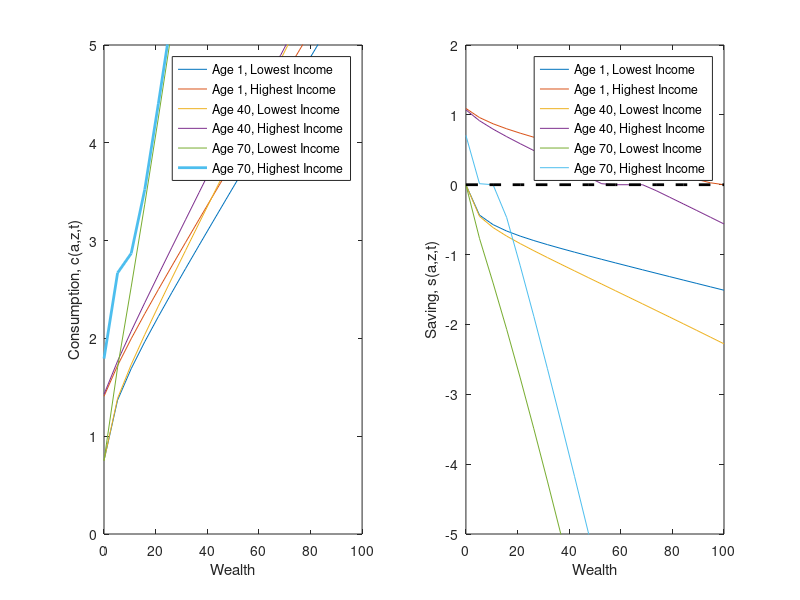

Source code (MATLAB):
% Lifecycle model
% written by Benjamin Moll
clear all; clc; close all;

tic

%--------------------------------------------------
%PARAMETERS
ga = 2;       % CRRA utility with parameter gamma
sig2 = (0.8)^2;  % sigma^2 O-U
Corr = exp(-0.9);  % persistence -log(Corr) O-U
rho = 0.05;   % discount rate
r = 0.035;
w = 1;

zmean = exp(sig2/2);

J=15;         % number of z points 
zmin = 0.75;   % Range z
zmax = 2.5;
amin = 0;    % borrowing constraint
amax = 100;    % range a
I=20;        % number of a points 

T=75;       %maximum age
N=300;      %number of age steps
%N=75;      %number of age steps
%N=10;      %number of age steps
dt=T/N;

%simulation parameters
maxit  = 100;     %maximum number of iterations in the HJB loop
crit = 10^(-10); %criterion HJB loop

%ORNSTEIN-UHLENBECK IN LOGS
the = -log(Corr);

%--------------------------------------------------
%VARIABLES 
a = linspace(amin,amax,I)';  %wealth vector
da = (amax-amin)/(I-1);      
z = linspace(zmin,zmax,J);   % productivity vector
dz = (zmax-zmin)/(J-1);
dz2 = dz^2;
aa = a*ones(1,J);
zz = ones(I,1)*z;

mu = -the.*z.*log(z)+sig2/2*z;   %DRIFT (FROM ITO'S LEMMA)
s2 = sig2.*z.^2;                   %VARIANCE (FROM ITO'S LEMMA)

%Finite difference approximation of the partial derivatives
Vaf = zeros(I,J);             
Vab = zeros(I,J);
Vzf = zeros(I,J);
Vzb = zeros(I,J);
Vzz = zeros(I,J);
c = zeros(I,J);

%CONSTRUCT MATRIX Aswitch SUMMARIZING EVOLUTION OF z
yy = - s2/dz2 - mu/dz;
chi =  s2/(2*dz2);
zeta = mu/dz + s2/(2*dz2);

%This will be the upperdiagonal of the matrix Aswitch
updiag=zeros(I,1); %This is necessary because of the peculiar way spdiags is defined.
for j=1:J
    updiag=[updiag;repmat(zeta(j),I,1)];
end

%This will be the center diagonal of the matrix Aswitch
centdiag=repmat(chi(1)+yy(1),I,1);
for j=2:J-1
    centdiag=[centdiag;repmat(yy(j),I,1)];
end
centdiag=[centdiag;repmat(yy(J)+zeta(J),I,1)];

%This will be the lower diagonal of the matrix Aswitch
lowdiag=repmat(chi(2),I,1);
for j=3:J
    lowdiag=[lowdiag;repmat(chi(j),I,1)];
end

%Add up the upper, center, and lower diagonal into a sparse matrix
Aswitch=spdiags(centdiag,0,I*J,I*J)+spdiags(lowdiag,-I,I*J,I*J)+spdiags(updiag,I,I*J,I*J);


%Preallocation
v = zeros(I,J,N);
cf_t = zeros(I,J,N);
ssf_t = zeros(I,J,N);
cb_t = zeros(I,J,N);
ssb_t = zeros(I,J,N);
gg = cell(N+1,1);
maxit = 1000;
convergence_criterion = 10^(-5);

% terminal condition on value function: value of death \approx 0
small_number1 = 10^(-8); small_number2 = 10^(-8);
v_terminal = small_number1*(small_number2 + aa).^(1-ga)/(1-ga);

V = v_terminal;
    
    for n=N:-1:1
        disp(['age = ', num2str(n*dt)])
        v(:,:,n)=V;
        % forward difference
        dVf(1:I-1,:) = (V(2:I,:)-V(1:I-1,:))/da;
        dVf(I,:) = (w*z + r.*amax).^(-ga); %will never be used, but impose state constraint a<=amax just in case
        % backward difference
        dVb(2:I,:) = (V(2:I,:)-V(1:I-1,:))/da;
        dVb(1,:) = (w*z + r.*amin).^(-ga); %state constraint boundary condition
        
        % check that the value function estimation remains increasing in wealth
        check1 = dVf <0; check2 = dVf <0;
        if (sum(sum(check1))>0)
            fprintf('No convergence. Parameters possibly out of range. \n');
            break;
        end
        
        %consumption and savings with forward difference
        cf = dVf.^(-1/ga);
        cf_t(:, :, n) = cf;
        ssf = w*zz + r.*aa - cf;
        ssf_t(:, :, n) = ssf;
        %consumption and savings with backward difference
        cb = dVb.^(-1/ga);
        cb_t(:, :, n) = cb;
        ssb = w*zz + r.*aa - cb;
        ssb_t(:, :, n) = ssb;
        %consumption and derivative of value function at steady state
        c0 = w*zz + r.*aa;
        
        %upwind method
        If = ssf > 0; %positive drift --> forward difference
        Ib = ssb < 0; %negative drift --> backward difference
        I0 = (1-If-Ib); %at steady state
        
        c = cf.*If + cb.*Ib + c0.*I0;
        u = c.^(1-ga)/(1-ga);
        
        %CONSTRUCT MATRIX
        X = - min(ssb,0)/da;
        Y = - max(ssf,0)/da + min(ssb,0)/da;
        Z = max(ssf,0)/da;
        
        updiag=[0];
        for j=1:J
            updiag=[updiag;Z(1:I-1,j);0];
        end
        
        centdiag = reshape(Y,I*J,1);
        
        lowdiag=X(2:I,1);
        for j=2:J
            lowdiag=[lowdiag;0;X(2:I,j)];
        end
        
        A=Aswitch+spdiags(centdiag,0,I*J,I*J)+spdiags([updiag;0],1,I*J,I*J)+spdiags([lowdiag;0],-1,I*J,I*J);
                
        %%Note the syntax for the cell array
        A_t{n} = A;
        B = (1/dt + rho)*speye(I*J) - A;
        
        u_stacked = reshape(u,I*J,1);
        V_stacked = reshape(V,I*J,1);
        
        b = u_stacked + V_stacked/dt;
        V_stacked = B\b; %SOLVE SYSTEM OF EQUATIONS
        
        V = reshape(V_stacked,I,J);
        c_t{n} = c;
        ss_t{n} = w*zz + r.*aa - c;
    end

toc
    
plot(a,c_t{1})
plot(a,ss_t{1},a,zeros(I,1),'k--')

plot(a,c_t{N-1})
plot(a,ss_t{N-1},a,zeros(I,1),'k--')

subplot(1,2,1)
set(gca,'FontSize',16)
plot(a,c_t{1/dt}(:,1),a,c_t{1/dt}(:,J),a,c_t{40/dt}(:,1),a,c_t{40/dt}(:,J),a,c_t{70/dt}(:,1),a,c_t{70/dt}(:,J),'Linewidth',2)
legend('Age 1, Lowest Income','Age 1, Highest Income','Age 40, Lowest Income','Age 40, Highest Income','Age 70, Lowest Income','Age 70, Highest Income')
ylim([0 5])
xlabel('Wealth')
ylabel('Consumption, c(a,z,t)')

subplot(1,2,2)
set(gca,'FontSize',16)
plot(a,ss_t{1/dt}(:,1),a,ss_t{1/dt}(:,J),a,ss_t{40/dt}(:,1),a,ss_t{40/dt}(:,J),a,ss_t{70/dt}(:,1),a,ss_t{70/dt}(:,J),a,zeros(I,1),'k--','Linewidth',2)
legend('Age 1, Lowest Income','Age 1, Highest Income','Age 40, Lowest Income','Age 40, Highest Income','Age 70, Lowest Income','Age 70, Highest Income')
ylim([-5 2])
xlabel('Wealth')
ylabel('Saving, s(a,z,t)')

print -depsc lifecycle.eps